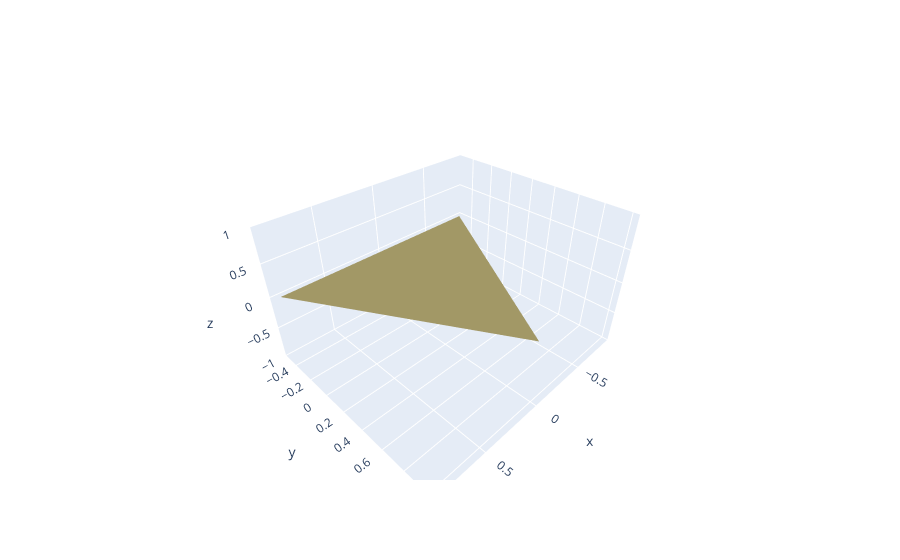

Notebook code for this chart:
### Code cell
from ladybug_geometry.geometry3d import Face3D, Point3D, Mesh3D, Vector3D, Polyface3D, Plane
from kvrrj.geometry import to_shapely, to_plotly
import plotly.graph_objects as go

from honeybee.model import Door
geo = Door.from_vertices(identifier="asdfoijn", vertices=Face3D.from_regular_polygon(side_count=3).vertices)

fig = go.Figure()
fig.add_trace(to_plotly(geo))
fig.show()

### Figure 1 — Plotly figure (JSON) as saved in the notebook; plotly's stock layout.template omitted (floating-point values rounded to 4 significant figures)
{"data": [{"color": "#A09664", "i": [0], "j": [1], "k": [2], "type": "mesh3d", "x": [0, -0.866, 0.866], "y": [1, -0.5, -0.5], "z": [0, 0, 0]}], "layout": {}}
